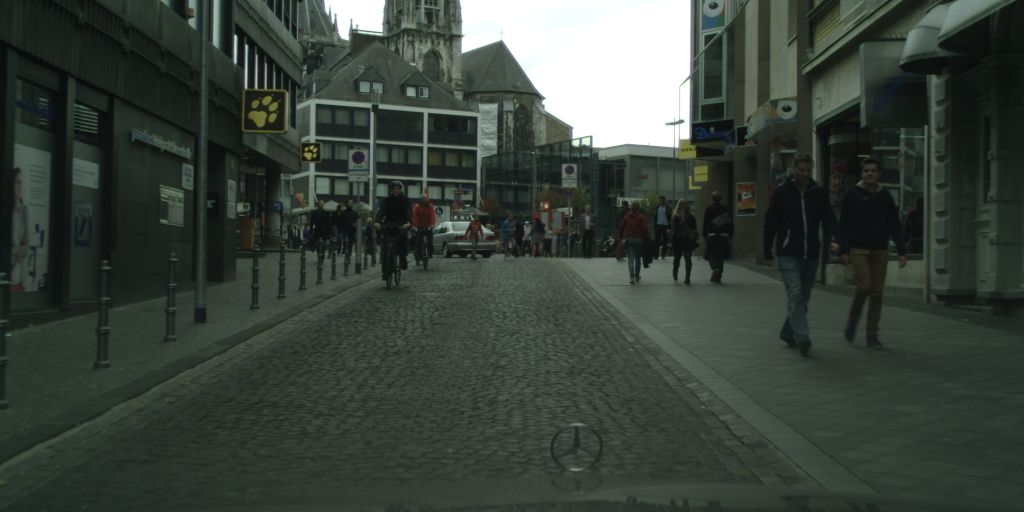
#> input picture Images/CityScapes/aachen_000018_000019_leftImg8bit.png, 2048 x 1024 px (shown at 1/2 size); its folder holds only this picture in this run
$ jupyter execute --allow-errors Assignment_3p2.ipynb   (older library calls are emulated)
#> lines starting #> are read from the running program, lines starting #| are printed output that depends on the picture; after the words box and inside, x2 and y2 are one past the last pixel; in counts of white or black regions, pixels touching at a corner belong together
#> further down, img is the input picture: shape (1024, 2048, 3); mean B, G, R 58.9, 66.8, 57.4
                                            Self-Driving Car Research Project

                                                   Data Preprocessing

[cell 1]
from __future__ import print_function
from imutils.object_detection import non_max_suppression
from imutils import paths
import numpy as np
import os
import imutils
import cv2

[cell 2]
dirs = ['Images/CityScapes', 'Images/UT-Interaction']
paths = []
#> (the rest of this cell did not finish here and is left out)

Did you know that OpenCV has built-in methods to perform pedestrian detection?

OpenCV ships with a pre-trained HOG + Linear SVM model that can be used to perform pedestrian detection in both images and video streams.

Source: https://www.pyimagesearch.com/2015/11/09/pedestrian-detection-opencv/

[cell 3]
# initialize the HOG descriptor/person detector
hog = cv2.HOGDescriptor()
hog.setSVMDetector(cv2.HOGDescriptor_getDefaultPeopleDetector())

[cell 4]
from skimage.feature import hog as sk_hog
from skimage import data, exposure
import matplotlib.pyplot as plt

def plot_hog(img):
    plt.clf()

    _, hog_image = sk_hog(img, orientations=8, pixels_per_cell=(16, 16),
                    cells_per_block=(1, 1), visualize=True, multichannel=True)
    # Rescale histogram for better display
    hog_image_rescaled = exposure.rescale_intensity(hog_image, in_range=(0, 10))

    plt.imshow(hog_image_rescaled, cmap=plt.cm.gray)
    plt.show()

[cell 5]
def detect_people(image):
    image = imutils.resize(image, width=min(600, image.shape[1]))
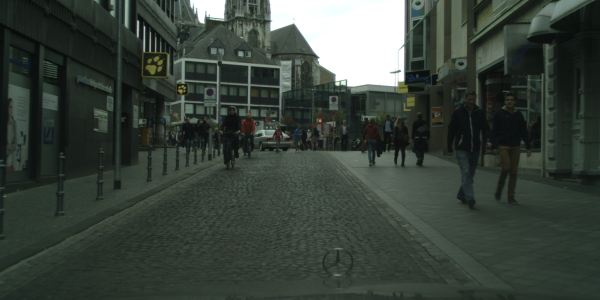
#> image: shape (300, 600, 3); mean of channels 0, 1, 2 58.9, 66.8, 57.4; drawn as B, G, R
    orig = image.copy()
    orig2 = image.copy()

    # detect people in the image
    (rects, weights) = hog.detectMultiScale(image, winStride=(4, 4),
                                            padding=(8, 8), scale=1.05)
#> rects = [[429, 76, 76, 152], [468, 73, 79, 158]]; weights = [1.89, 3.15]

    rects = np.array([[x, y, x + w, y + h] for (x, y, w, h) in rects])
#> rects = [[429, 76, 505, 228], [468, 73, 547, 231]]
    pick = non_max_suppression(rects, probs=None, overlapThresh=0.65)
#> pick = [[468, 73, 547, 231], [429, 76, 505, 228]]

    # draw the final bounding boxes
    for (xA, yA, xB, yB) in pick:
        cv2.rectangle(image, (xA, yA), (xB, yB), (0, 255, 0), 2)
#> this loop made 2 passes
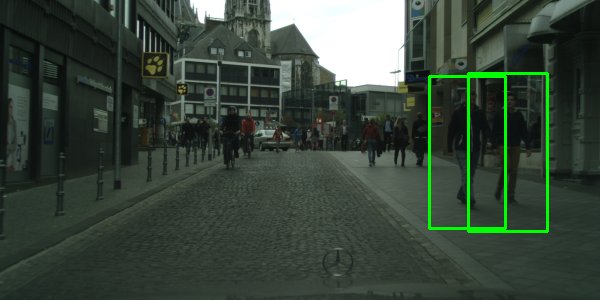
#> image: shape (300, 600, 3); 1.54% of pixels changed, all inside (x1, y1, x2, y2) = (428, 72, 549, 233); drawn as B, G, R


    # show the output images
    cv2.imshow('Output Image', image)
    plt.show()

    # draw the original bounding boxes
    for (x, y, w, h) in rects:
        plot_hog(orig2[y:h, x:w])
        plt.imshow(orig2[y:h, x:w])
        plt.show()
#> this loop made 2 passes
#> pass 1, in plot_hog, `_, hog_image = sk_hog(img, orientations=8, pixels_per_cell=(16, 16), c..`:
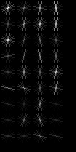
#> hog_image: shape (152, 76) float64; min 0, max 11.94, mean 0.387; drawn with min black and max white
#> pass 1, in detect_people, `plt.show()`:
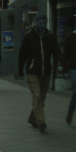
#> shown: shape (152, 76, 3); mean R, G, B 39.5, 46.1, 38.9
#> pass 2, in plot_hog (call 2), `_, hog_image = sk_hog(img, orientations=8, pixels_per_cell=(16, 16), c..`:
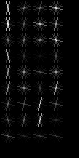
#> hog_image: shape (158, 79) float64; min 0, max 11.47, mean 0.389; drawn with min black and max white
#> pass 2, in detect_people, `plt.show()`:
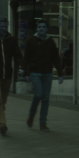
#> shown: shape (158, 79, 3); mean R, G, B 37.1, 43.7, 36

[cell 6]
for imagePath in paths:
    _, fname = os.path.split(imagePath)
    print(imagePath)
    if fname[0] == '.':
        continue
    img = cv2.imread(imagePath)
    detect_people(img)
